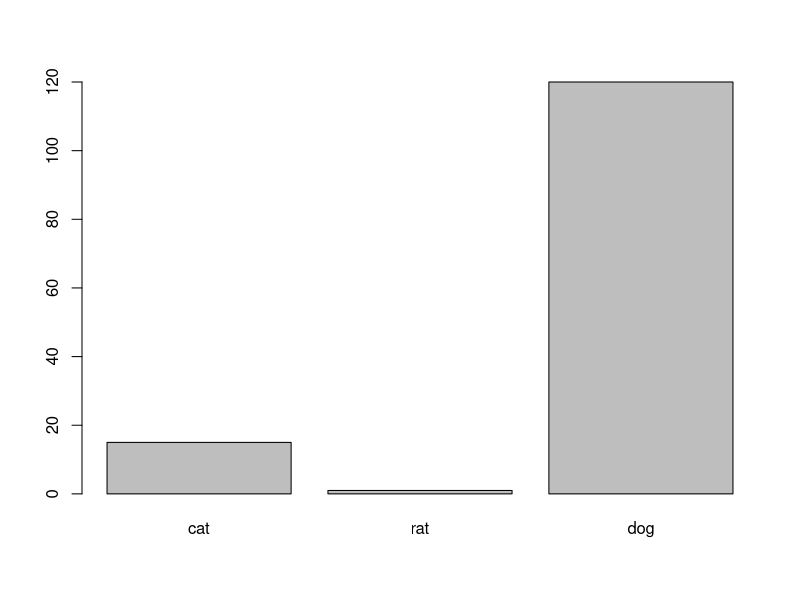

Source code (R):
## ---- chunk 1

## ---- chunk 2
animals <- c("cat", "rat", "dog") #this code concatenated cat, rat, and dog into a vector and was assigned the value, animals. These values in the argument are words, so they are in quotes.
weights <- c(15, 1, 120) #this code concatenated 15, 1, and 120 into a vector and was assigned the value, weights.
animals[c(1,3)] #this asked to concatenate items 1 and 3 from the vector animals which would be cat and dog.
## ---- chunk 3
barplot(names.arg=animals, height=weights)
